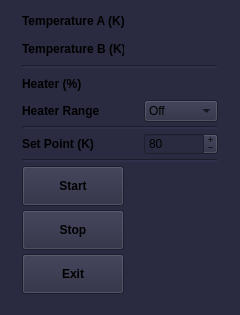
<?xml version="1.0" encoding="UTF-8"?>
<ui version="4.0">
 <class>MainWindow</class>
 <widget class="QMainWindow" name="MainWindow">
  <property name="geometry">
   <rect>
    <x>0</x>
    <y>0</y>
    <width>240</width>
    <height>315</height>
   </rect>
  </property>
  <property name="sizePolicy">
   <sizepolicy hsizetype="Fixed" vsizetype="Fixed">
    <horstretch>0</horstretch>
    <verstretch>0</verstretch>
   </sizepolicy>
  </property>
  <property name="minimumSize">
   <size>
    <width>240</width>
    <height>315</height>
   </size>
  </property>
  <property name="maximumSize">
   <size>
    <width>240</width>
    <height>315</height>
   </size>
  </property>
  <property name="sizeIncrement">
   <size>
    <width>0</width>
    <height>0</height>
   </size>
  </property>
  <property name="font">
   <font>
    <weight>50</weight>
    <bold>false</bold>
   </font>
  </property>
  <property name="windowTitle">
   <string>Temperature v 0.1</string>
  </property>
  <property name="styleSheet">
   <string notr="true">background-color: rgb(42,42,64);</string>
  </property>
  <widget class="QWidget" name="centralwidget">
   <property name="sizePolicy">
    <sizepolicy hsizetype="Fixed" vsizetype="Fixed">
     <horstretch>0</horstretch>
     <verstretch>0</verstretch>
    </sizepolicy>
   </property>
   <property name="minimumSize">
    <size>
     <width>240</width>
     <height>315</height>
    </size>
   </property>
   <property name="maximumSize">
    <size>
     <width>240</width>
     <height>315</height>
    </size>
   </property>
   <layout class="QHBoxLayout" name="horizontalLayout">
    <property name="topMargin">
     <number>9</number>
    </property>
    <item>
     <layout class="QGridLayout" name="gridLayout">
      <property name="sizeConstraint">
       <enum>QLayout::SetNoConstraint</enum>
      </property>
      <property name="leftMargin">
       <number>13</number>
      </property>
      <property name="topMargin">
       <number>0</number>
      </property>
      <property name="rightMargin">
       <number>13</number>
      </property>
      <property name="bottomMargin">
       <number>12</number>
      </property>
      <property name="horizontalSpacing">
       <number>20</number>
      </property>
      <property name="verticalSpacing">
       <number>4</number>
      </property>
      <item row="5" column="0" colspan="2">
       <widget class="Line" name="line">
        <property name="lineWidth">
         <number>2</number>
        </property>
        <property name="orientation">
         <enum>Qt::Horizontal</enum>
        </property>
       </widget>
      </item>
      <item row="0" column="1">
       <widget class="QLabel" name="label_temp2a">
        <property name="font">
         <font>
          <weight>50</weight>
          <bold>false</bold>
         </font>
        </property>
        <property name="contextMenuPolicy">
         <enum>Qt::NoContextMenu</enum>
        </property>
        <property name="text">
         <string/>
        </property>
        <property name="alignment">
         <set>Qt::AlignLeading|Qt::AlignLeft|Qt::AlignVCenter</set>
        </property>
       </widget>
      </item>
      <item row="9" column="0">
       <widget class="QPushButton" name="button_stop">
        <property name="minimumSize">
         <size>
          <width>0</width>
          <height>40</height>
         </size>
        </property>
        <property name="font">
         <font>
          <weight>75</weight>
          <bold>true</bold>
         </font>
        </property>
        <property name="contextMenuPolicy">
         <enum>Qt::NoContextMenu</enum>
        </property>
        <property name="text">
         <string>Stop</string>
        </property>
       </widget>
      </item>
      <item row="8" column="0">
       <widget class="QPushButton" name="button_start">
        <property name="minimumSize">
         <size>
          <width>0</width>
          <height>40</height>
         </size>
        </property>
        <property name="font">
         <font>
          <weight>75</weight>
          <bold>true</bold>
         </font>
        </property>
        <property name="contextMenuPolicy">
         <enum>Qt::NoContextMenu</enum>
        </property>
        <property name="text">
         <string>Start</string>
        </property>
       </widget>
      </item>
      <item row="0" column="0">
       <widget class="QLabel" name="label">
        <property name="font">
         <font>
          <weight>75</weight>
          <bold>true</bold>
          <kerning>true</kerning>
         </font>
        </property>
        <property name="contextMenuPolicy">
         <enum>Qt::NoContextMenu</enum>
        </property>
        <property name="text">
         <string>Temperature A (K)</string>
        </property>
       </widget>
      </item>
      <item row="10" column="0">
       <widget class="QPushButton" name="button_off">
        <property name="minimumSize">
         <size>
          <width>0</width>
          <height>40</height>
         </size>
        </property>
        <property name="font">
         <font>
          <weight>75</weight>
          <bold>true</bold>
         </font>
        </property>
        <property name="contextMenuPolicy">
         <enum>Qt::NoContextMenu</enum>
        </property>
        <property name="text">
         <string>Exit</string>
        </property>
       </widget>
      </item>
      <item row="1" column="1">
       <widget class="QLabel" name="label_temp3a">
        <property name="font">
         <font>
          <weight>50</weight>
          <bold>false</bold>
         </font>
        </property>
        <property name="contextMenuPolicy">
         <enum>Qt::NoContextMenu</enum>
        </property>
        <property name="text">
         <string/>
        </property>
        <property name="alignment">
         <set>Qt::AlignLeading|Qt::AlignLeft|Qt::AlignVCenter</set>
        </property>
       </widget>
      </item>
      <item row="6" column="1">
       <widget class="QSpinBox" name="Set_point">
        <property name="contextMenuPolicy">
         <enum>Qt::NoContextMenu</enum>
        </property>
        <property name="alignment">
         <set>Qt::AlignLeading|Qt::AlignLeft|Qt::AlignVCenter</set>
        </property>
        <property name="buttonSymbols">
         <enum>QAbstractSpinBox::PlusMinus</enum>
        </property>
        <property name="keyboardTracking">
         <bool>false</bool>
        </property>
        <property name="minimum">
         <number>4</number>
        </property>
        <property name="maximum">
         <number>320</number>
        </property>
        <property name="value">
         <number>80</number>
        </property>
       </widget>
      </item>
      <item row="3" column="0">
       <widget class="QLabel" name="label_3">
        <property name="font">
         <font>
          <weight>75</weight>
          <bold>true</bold>
         </font>
        </property>
        <property name="contextMenuPolicy">
         <enum>Qt::NoContextMenu</enum>
        </property>
        <property name="text">
         <string>Heater (%)</string>
        </property>
       </widget>
      </item>
      <item row="3" column="1">
       <widget class="QLabel" name="label_heater">
        <property name="font">
         <font>
          <weight>50</weight>
          <bold>false</bold>
         </font>
        </property>
        <property name="contextMenuPolicy">
         <enum>Qt::NoContextMenu</enum>
        </property>
        <property name="text">
         <string/>
        </property>
        <property name="alignment">
         <set>Qt::AlignLeading|Qt::AlignLeft|Qt::AlignVCenter</set>
        </property>
       </widget>
      </item>
      <item row="7" column="0" colspan="2">
       <widget class="Line" name="line_4">
        <property name="lineWidth">
         <number>2</number>
        </property>
        <property name="orientation">
         <enum>Qt::Horizontal</enum>
        </property>
       </widget>
      </item>
      <item row="6" column="0">
       <widget class="QLabel" name="label_4">
        <property name="font">
         <font>
          <weight>75</weight>
          <bold>true</bold>
         </font>
        </property>
        <property name="contextMenuPolicy">
         <enum>Qt::NoContextMenu</enum>
        </property>
        <property name="text">
         <string>Set Point (K)</string>
        </property>
       </widget>
      </item>
      <item row="1" column="0">
       <widget class="QLabel" name="label_2">
        <property name="font">
         <font>
          <weight>75</weight>
          <bold>true</bold>
         </font>
        </property>
        <property name="contextMenuPolicy">
         <enum>Qt::NoContextMenu</enum>
        </property>
        <property name="text">
         <string>Temperature B (K)</string>
        </property>
       </widget>
      </item>
      <item row="2" column="0" colspan="2">
       <widget class="Line" name="line_5">
        <property name="lineWidth">
         <number>2</number>
        </property>
        <property name="orientation">
         <enum>Qt::Horizontal</enum>
        </property>
       </widget>
      </item>
      <item row="4" column="1">
       <widget class="QComboBox" name="combo_range">
        <item>
         <property name="text">
          <string>Off</string>
         </property>
        </item>
        <item>
         <property name="text">
          <string>High</string>
         </property>
        </item>
        <item>
         <property name="text">
          <string>Medium</string>
         </property>
        </item>
        <item>
         <property name="text">
          <string>Low</string>
         </property>
        </item>
       </widget>
      </item>
      <item row="4" column="0">
       <widget class="QLabel" name="label_5">
        <property name="font">
         <font>
          <weight>75</weight>
          <bold>true</bold>
         </font>
        </property>
        <property name="text">
         <string>Heater Range</string>
        </property>
       </widget>
      </item>
     </layout>
    </item>
   </layout>
  </widget>
 </widget>
 <resources/>
 <connections/>
</ui>
